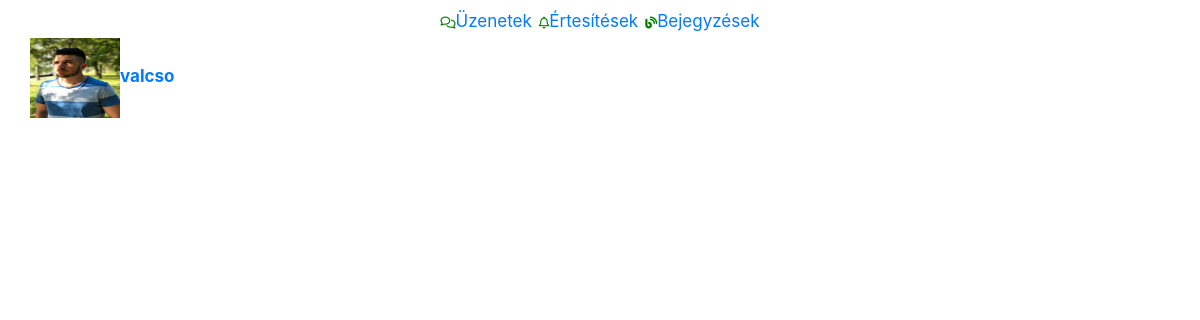
Before: /php/messages.php with the older database file.
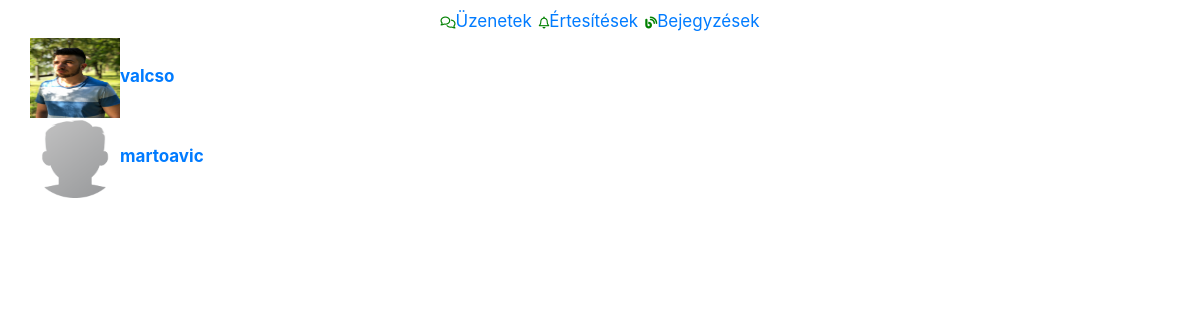
After: the same page with the newer database file.
### tables this page shows
CREATE TABLE IF NOT EXISTS `users` (
  `user_id` int(11) NOT NULL AUTO_INCREMENT,
  `f_name` mediumtext NOT NULL,
  `l_name` mediumtext NOT NULL,
  `username` varchar(100) NOT NULL,
  `password` varchar(255) NOT NULL,
  `email` varchar(255) NOT NULL,
  `szakirany` varchar(255) NOT NULL,
  `user_image` varchar(111) NOT NULL,
  `posts` varchar(3) NOT NULL,
  `recovery_account` varchar(255) NOT NULL,
  `reg_date` timestamp NOT NULL DEFAULT CURRENT_TIMESTAMP,
  `cover_image` varchar(255) NOT NULL,
  PRIMARY KEY (`user_id`)
);

### php/messages.php (the view, shortened to what this page needs)
<!doctype html>
<html>
<head>
    <link rel="stylesheet" href="../css/bootstrap.css">
</head>
<body>
<div class="container">
    <div class="row">
        <div id="profilecol" class="col">
            <a class="mainmenu" href="messages.php?u_id=new"><i class="far fa-comments"></i>Üzenetek</a>
            <a href="x"><i class="far fa-bell"></i>Értesítések</a>
            <a href="home.php"><i class="fas fa-blog"></i>Bejegyzések</a></div>
    </div>
</div>
<?php
include 'connection.php';
 ?>
<div class="col-sm-3" id="select_user">
    <?php
    $user="select * from users ";
    $run_user=mysqli_query($con,$user);
    while($row_user=mysqli_fetch_array($run_user)){
        $user_id=$row_user['user_id'];
        $user_name=$row_user['username'];
        $user_image=$row_user['user_image'];
        echo "
        <div class='container-fluid'>
        <a href='messages.php?u_id=$user_id'><!$ userid volt -->
        <img  class='img-circle' src='$user_image' width='90px' height='80px' title='$user_name'><strong>$user_name</strong>
        </a>
</div>
        ";
    }
    ?>
</div>
</body>
</html>

Changed rows visible on the page:
added users: user_image (placeholder picture), username "martoavic"
